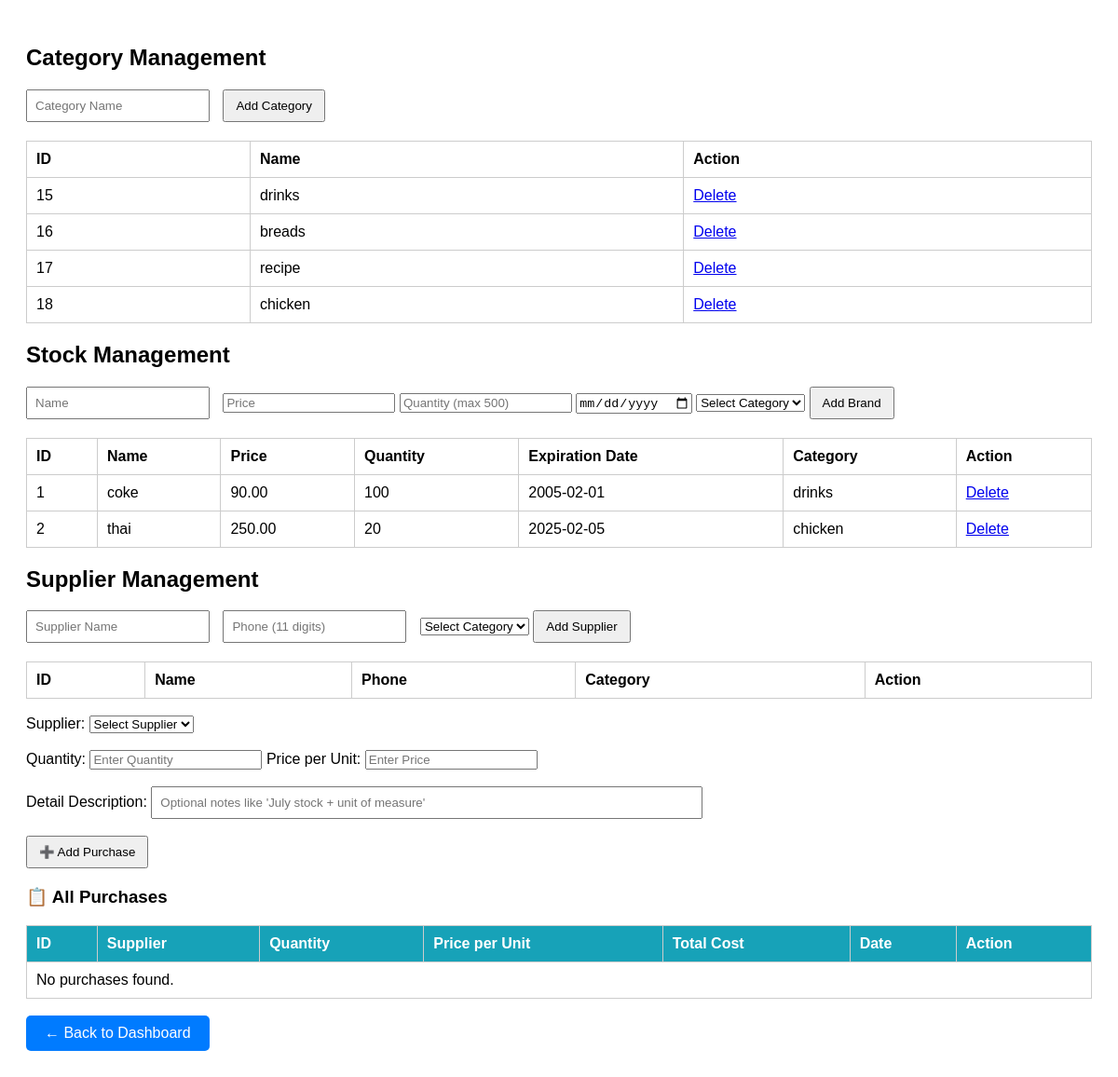
The app's page /pages/manage.php, older data.
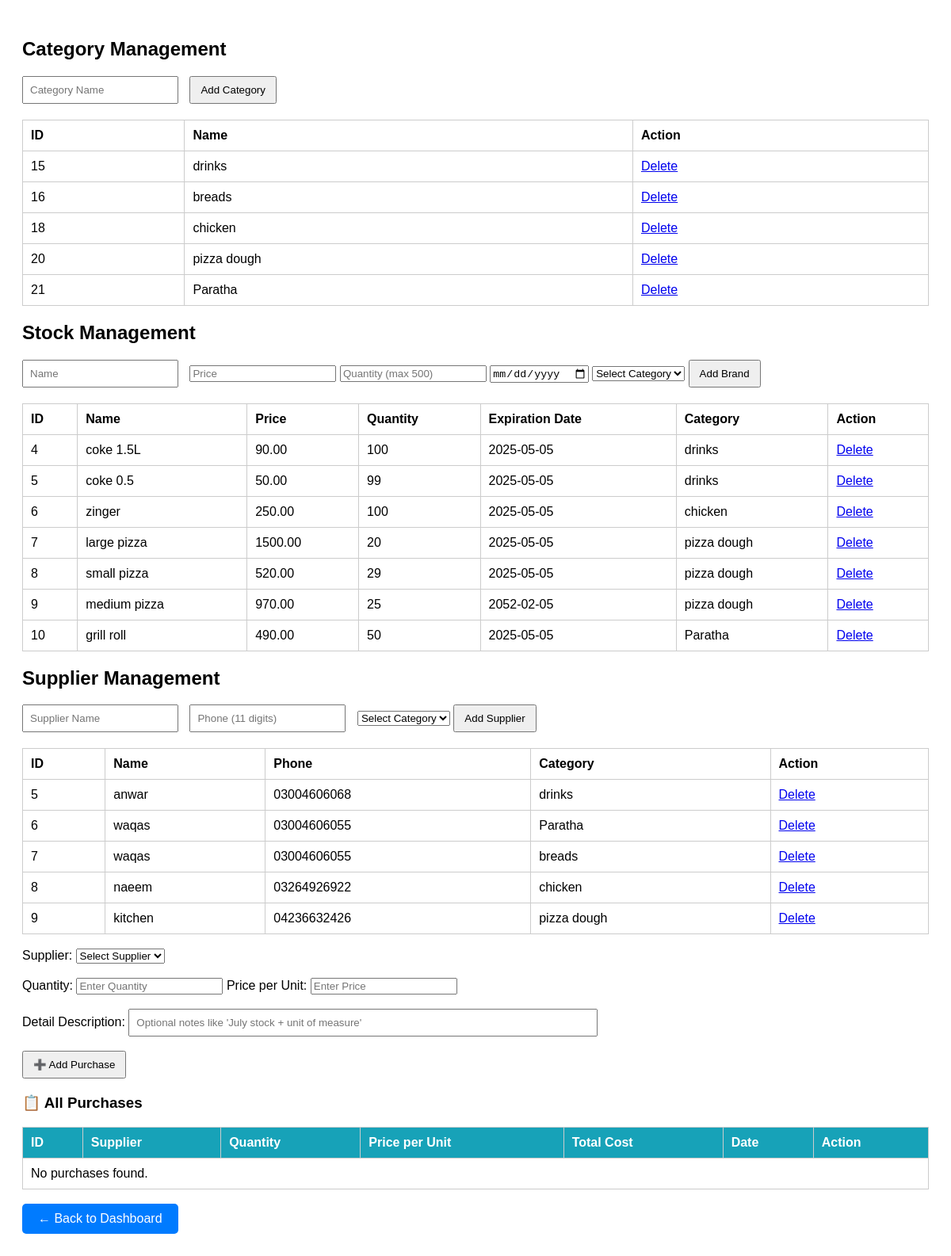
The same page, newer data.
### tables this page shows
CREATE TABLE `categories` (
  `id` int(11) NOT NULL,
  `name` varchar(100) NOT NULL
);

CREATE TABLE `brands` (
  `id` int(11) NOT NULL,
  `name` varchar(100) NOT NULL,
  `price` decimal(10,2) DEFAULT NULL,
  `expiration_date` date DEFAULT NULL,
  `quantity` int(11) DEFAULT NULL,
  `category_id` int(11) NOT NULL
);

CREATE TABLE `suppliers` (
  `id` int(11) NOT NULL,
  `name` varchar(100) NOT NULL,
  `phone` varchar(20) NOT NULL,
  `category_id` int(11) NOT NULL
);

### classes/Category.php (called while the page is built, shortened)
<?php
class Category {
    private $conn;
    public function __construct($db) {
        $this->conn = $db;
    }
    public function getAll() {
        return $this->conn->query("SELECT * FROM categories");
    }
}
?>

### classes/Brand.php (called while the page is built, shortened)
<?php
class Brand {
    private $conn;
    public function __construct($db) {
        $this->conn = $db;
    }
   public function getAll() {
    $query = "SELECT brands.*, categories.name AS category_name
              FROM brands
              JOIN categories ON brands.category_id = categories.id";
    return $this->conn->query($query);
}
}
?>

### classes/Supplier.php (called while the page is built, shortened)
<?php
class Supplier {
    private $conn;
    public function __construct($db) {
        $this->conn = $db;
    }
    public function getAll() {
        return $this->conn->query("
            SELECT s.id, s.name, s.phone, c.name AS category_name
            FROM suppliers s
            JOIN categories c ON s.category_id = c.id
        ");
    }
}

### pages/manage.php (the view, shortened to what the changed rows need)
<?php
require_once('../classes/Category.php');
require_once('../classes/Brand.php');
require_once('../classes/Supplier.php');
$db = new DB();
$conn = $db->connect();
$category = new Category($conn);
$brand = new Brand($conn);
$supplier = new Supplier($conn);
?>
<!DOCTYPE html>
<html>
<head>
    <link rel="stylesheet" href="../assets/style.css">
</head>
<body>
    <h2>Category Management</h2>
    <table>
        <tr><th>ID</th><th>Name</th><th>Action</th></tr>
        <?php
        $result = $category->getAll();
        while ($row = $result->fetch_assoc()) {
            echo "<tr>
                <td>{$row['id']}</td>
                <td>{$row['name']}</td>
                <td><a href='manage.php?delete_category={$row['id']}'>Delete</a></td>
            </tr>";
        }
        ?>
    </table>
    <h2>Stock Management</h2>
    <table>
        <tr>
            <th>ID</th>
            <th>Name</th>
            <th>Price</th>
            <th>Quantity</th>
            <th>Expiration Date</th>
            <th>Category</th>
            <th>Action</th>
        </tr>
        <?php
        $result = $brand->getAll();
        while ($row = $result->fetch_assoc()) {
            echo "<tr>
                <td>{$row['id']}</td>
                <td>{$row['name']}</td>
                <td>{$row['price']}</td>
                <td>{$row['quantity']}</td>
                <td>{$row['expiration_date']}</td>
                <td>{$row['category_name']}</td>
                <td><a href='manage.php?delete_brand={$row['id']}'>Delete</a></td>
            </tr>";
        }
        ?>
    </table>
        <h2>Supplier Management</h2>
<table>
    <tr>
        <th>ID</th>
        <th>Name</th>
        <th>Phone</th>
        <th>Category</th>
        <th>Action</th>
    </tr>
    <?php
    $result = $supplier->getAll();
    while ($row = $result->fetch_assoc()) {
        echo "<tr>
            <td>{$row['id']}</td>
            <td>{$row['name']}</td>
            <td>{$row['phone']}</td>
            <td>{$row['category_name']}</td>
            <td><a href='manage.php?delete_supplier={$row['id']}'>Delete</a></td>
        </tr>";
    }
    ?>
</table>
<br>
<table border="1" cellpadding="8" cellspacing="0">
    <thead style="background-color: #17a2b8; color: white;">
        <tr>
            <th>ID</th>
            <th>Supplier</th>
            <th>Quantity</th>
            <th>Price per Unit</th>
            <th>Total Cost</th>
            <th>Date</th>
            <th>Action</th>
        </tr>
    </thead>
</table>
<br>
</body>
</html>

Row changes from the older to the newer data that the page shows:
removed categories: id "17", name "recipe"
removed brands: id "1", name "coke", price "90.00", quantity "100", expiration_date "2005-02-01", category.name "drinks"
removed brands: id "2", name "thai", price "250.00", quantity "20", expiration_date "2025-02-05", category.name "chicken"
added categories: id "20", name "pizza dough"
added categories: id "21", name "Paratha"
added brands: id "4", name "coke 1.5L", price "90.00", quantity "100", expiration_date "2025-05-05", category.name "drinks"
added brands: id "5", name "coke 0.5", price "50.00", quantity "99", expiration_date "2025-05-05", category.name "drinks"
added brands: id "6", name "zinger", price "250.00", quantity "100", expiration_date "2025-05-05", category.name "chicken"
added brands: id "7", name "large pizza", price "1500.00", quantity "20", expiration_date "2025-05-05", category.name "pizza dough"
added brands: id "8", name "small pizza", price "520.00", quantity "29", expiration_date "2025-05-05", category.name "pizza dough"
added brands: id "9", name "medium pizza", price "970.00", quantity "25", expiration_date "2052-02-05", category.name "pizza dough"
added brands: id "10", name "grill roll", price "490.00", quantity "50", expiration_date "2025-05-05", category.name "Paratha"
added suppliers: id "5", name "anwar", phone "03004606068", category.name "drinks"
added suppliers: id "6", name "waqas", phone "03004606055", category.name "Paratha"
added suppliers: id "7", name "waqas", phone "03004606055", category.name "breads"
added suppliers: id "8", name "naeem", phone "03264926922", category.name "chicken"
added suppliers: id "9", name "kitchen", phone "04236632426", category.name "pizza dough"
